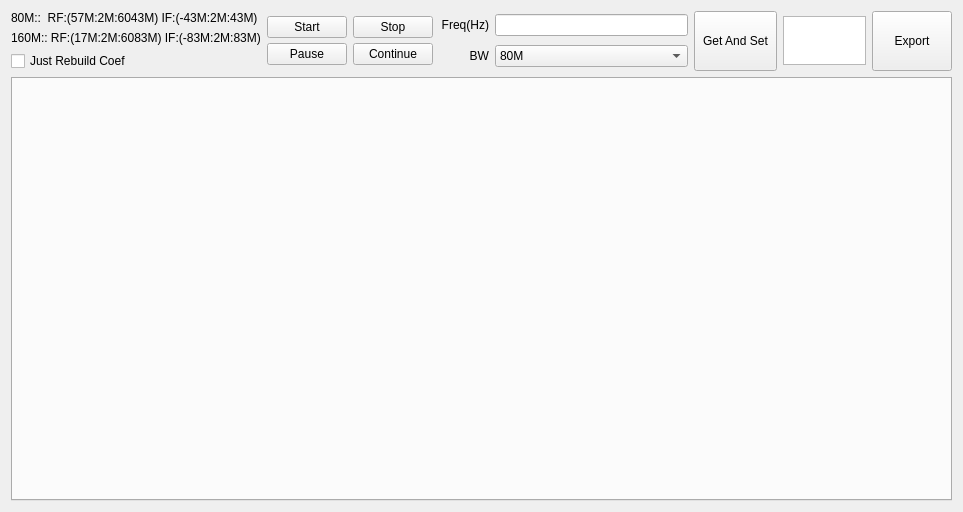
<?xml version="1.0" encoding="UTF-8"?>
<ui version="4.0">
 <class>QCalR1CTxFilterDlg</class>
 <widget class="QWidget" name="QCalR1CTxFilterDlg">
  <property name="geometry">
   <rect>
    <x>0</x>
    <y>0</y>
    <width>963</width>
    <height>512</height>
   </rect>
  </property>
  <property name="windowTitle">
   <string>Form</string>
  </property>
  <layout class="QVBoxLayout" name="verticalLayout_3" stretch="0,1">
   <item>
    <layout class="QHBoxLayout" name="horizontalLayout_5" stretch="0,1,1,8,4">
     <item>
      <layout class="QVBoxLayout" name="verticalLayout">
       <item>
        <widget class="QLabel" name="label">
         <property name="text">
          <string>80M::  RF:(57M:2M:6043M) IF:(-43M:2M:43M)</string>
         </property>
        </widget>
       </item>
       <item>
        <widget class="QLabel" name="label_2">
         <property name="text">
          <string>160M:: RF:(17M:2M:6083M) IF:(-83M:2M:83M)</string>
         </property>
        </widget>
       </item>
       <item>
        <widget class="QCheckBox" name="checkBoxRebuildCoef">
         <property name="text">
          <string>Just Rebuild Coef</string>
         </property>
        </widget>
       </item>
      </layout>
     </item>
     <item>
      <layout class="QVBoxLayout" name="verticalLayoutStarPaus">
       <property name="spacing">
        <number>0</number>
       </property>
       <item>
        <widget class="QPushButton" name="pushButtonStar">
         <property name="sizePolicy">
          <sizepolicy hsizetype="Fixed" vsizetype="Fixed">
           <horstretch>0</horstretch>
           <verstretch>0</verstretch>
          </sizepolicy>
         </property>
         <property name="text">
          <string>Start</string>
         </property>
        </widget>
       </item>
       <item>
        <widget class="QPushButton" name="pushButtonPaus">
         <property name="sizePolicy">
          <sizepolicy hsizetype="Fixed" vsizetype="Fixed">
           <horstretch>0</horstretch>
           <verstretch>0</verstretch>
          </sizepolicy>
         </property>
         <property name="text">
          <string>Pause</string>
         </property>
        </widget>
       </item>
      </layout>
     </item>
     <item>
      <layout class="QVBoxLayout" name="verticalLayoutStopCont">
       <property name="spacing">
        <number>0</number>
       </property>
       <item>
        <widget class="QPushButton" name="pushButtonStop">
         <property name="sizePolicy">
          <sizepolicy hsizetype="Fixed" vsizetype="Fixed">
           <horstretch>0</horstretch>
           <verstretch>0</verstretch>
          </sizepolicy>
         </property>
         <property name="text">
          <string>Stop</string>
         </property>
        </widget>
       </item>
       <item>
        <widget class="QPushButton" name="pushButtonCont">
         <property name="sizePolicy">
          <sizepolicy hsizetype="Fixed" vsizetype="Fixed">
           <horstretch>0</horstretch>
           <verstretch>0</verstretch>
          </sizepolicy>
         </property>
         <property name="text">
          <string>Continue</string>
         </property>
        </widget>
       </item>
      </layout>
     </item>
     <item>
      <layout class="QHBoxLayout" name="horizontalLayout_4" stretch="6,2">
       <item>
        <layout class="QVBoxLayout" name="verticalLayout_2">
         <item>
          <layout class="QHBoxLayout" name="horizontalLayout_2">
           <item>
            <widget class="QLabel" name="labelFreq">
             <property name="sizePolicy">
              <sizepolicy hsizetype="Fixed" vsizetype="Fixed">
               <horstretch>0</horstretch>
               <verstretch>0</verstretch>
              </sizepolicy>
             </property>
             <property name="minimumSize">
              <size>
               <width>50</width>
               <height>0</height>
              </size>
             </property>
             <property name="text">
              <string>Freq(Hz)</string>
             </property>
             <property name="alignment">
              <set>Qt::AlignRight|Qt::AlignTrailing|Qt::AlignVCenter</set>
             </property>
            </widget>
           </item>
           <item>
            <widget class="QLineEdit" name="lineEditFreq"/>
           </item>
          </layout>
         </item>
         <item>
          <layout class="QHBoxLayout" name="horizontalLayout_3">
           <item>
            <widget class="QLabel" name="labelFreq_2">
             <property name="sizePolicy">
              <sizepolicy hsizetype="Fixed" vsizetype="Fixed">
               <horstretch>0</horstretch>
               <verstretch>0</verstretch>
              </sizepolicy>
             </property>
             <property name="minimumSize">
              <size>
               <width>50</width>
               <height>0</height>
              </size>
             </property>
             <property name="text">
              <string>BW</string>
             </property>
             <property name="alignment">
              <set>Qt::AlignRight|Qt::AlignTrailing|Qt::AlignVCenter</set>
             </property>
            </widget>
           </item>
           <item>
            <widget class="QComboBox" name="comboBoxBw">
             <item>
              <property name="text">
               <string>80M</string>
              </property>
             </item>
             <item>
              <property name="text">
               <string>160M</string>
              </property>
             </item>
            </widget>
           </item>
          </layout>
         </item>
        </layout>
       </item>
       <item>
        <widget class="QPushButton" name="pushButtonGetSet">
         <property name="sizePolicy">
          <sizepolicy hsizetype="Expanding" vsizetype="Expanding">
           <horstretch>0</horstretch>
           <verstretch>0</verstretch>
          </sizepolicy>
         </property>
         <property name="text">
          <string>Get And Set</string>
         </property>
        </widget>
       </item>
      </layout>
     </item>
     <item>
      <layout class="QHBoxLayout" name="horizontalLayout" stretch="3,1">
       <item>
        <widget class="QTextEdit" name="textEditPath">
         <property name="sizePolicy">
          <sizepolicy hsizetype="Expanding" vsizetype="Fixed">
           <horstretch>0</horstretch>
           <verstretch>0</verstretch>
          </sizepolicy>
         </property>
         <property name="maximumSize">
          <size>
           <width>16777215</width>
           <height>49</height>
          </size>
         </property>
         <property name="readOnly">
          <bool>true</bool>
         </property>
        </widget>
       </item>
       <item>
        <widget class="QPushButton" name="pushButtonExport">
         <property name="sizePolicy">
          <sizepolicy hsizetype="Expanding" vsizetype="Expanding">
           <horstretch>0</horstretch>
           <verstretch>0</verstretch>
          </sizepolicy>
         </property>
         <property name="text">
          <string>Export</string>
         </property>
        </widget>
       </item>
      </layout>
     </item>
    </layout>
   </item>
   <item>
    <widget class="QCalR1CTxFilterTabWidget" name="tabWidget"/>
   </item>
  </layout>
 </widget>
 <customwidgets>
  <customwidget>
   <class>QCalR1CTxFilterTabWidget</class>
   <extends>QTabWidget</extends>
   <header>qcalr1ctxfiltertabwidget.h</header>
   <container>1</container>
  </customwidget>
 </customwidgets>
 <resources/>
 <connections/>
</ui>
